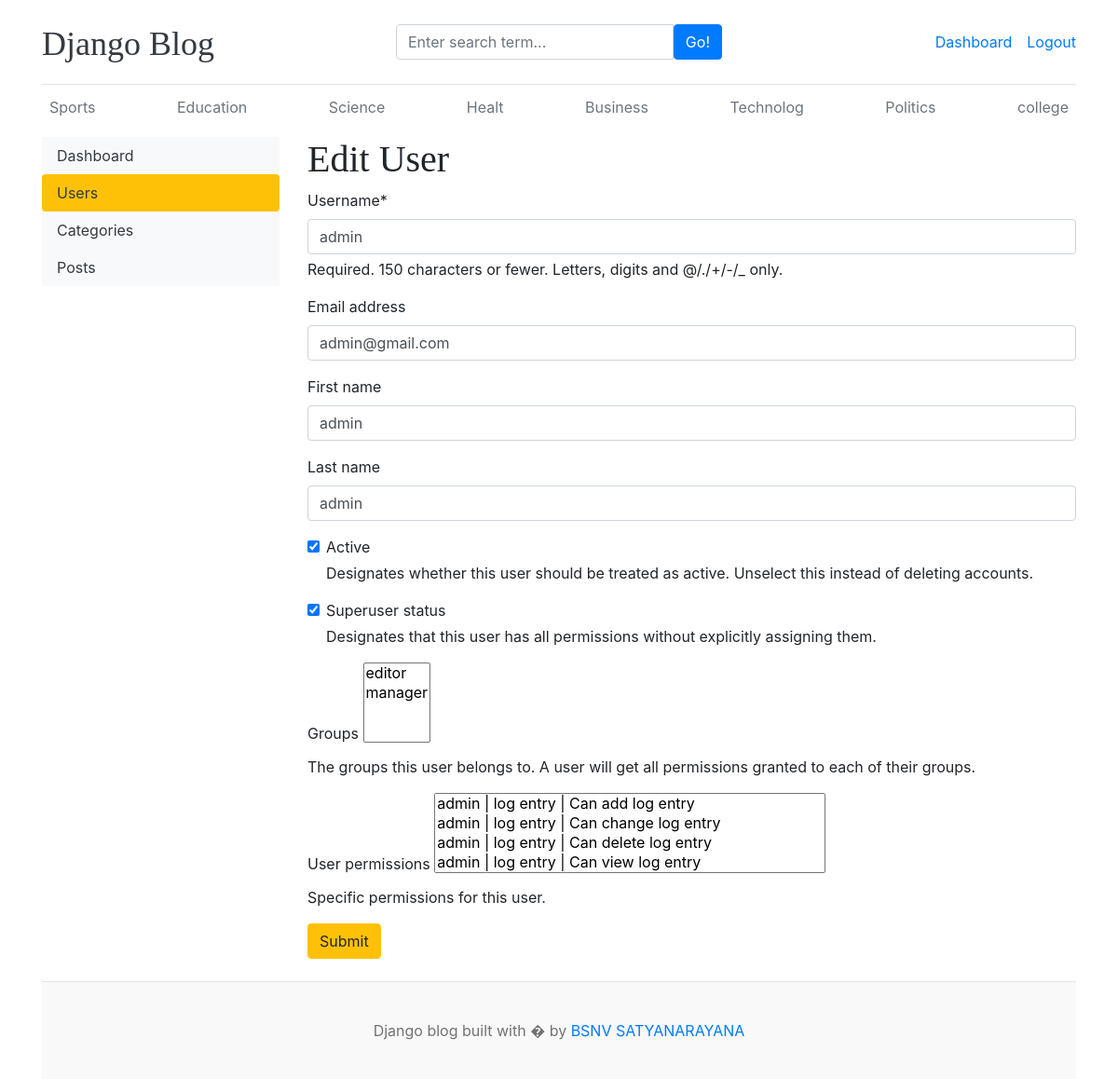
The page /dashboard/users/edit/1/ (signed in) on the database its author committed.
### blog/models.py (models this page shows, shortened)
class Category(models.Model):
    category_name=models.CharField(max_length=50,unique=True)
    created_at=models.DateTimeField(auto_now_add=True)
    updated_at=models.DateTimeField(auto_now=True)
    class Meta:
        verbose_name_plural='categories'

### dashboards/views.py (the view)
# urls.py: path('users/edit/<int:pk>/',views.edit_user,name='edit_user'),
def edit_user(request,pk):
    user=get_object_or_404(User,pk=pk)
    if request.method=='POST':
        form=EditUserForm(request.POST,instance=user)
        if form.is_valid():
            form.save()
            return redirect('users')
    form=EditUserForm(instance=user)
    context={
        'form':form,
    }
    return render(request,'dashboard/edit_user.html',context)

### dashboards/forms.py
class EditUserForm(forms.ModelForm):
    class Meta:
        model=User
        fields=('username','email','first_name','last_name','is_active','is_superuser','groups','user_permissions')

### blog/context_processors.py (called while the page is built)
def get_categories(request):
    categories=Category.objects.all()
    return dict(categories=categories)

def get_social_links(request):
    social_links=SocialLink.objects.all()
    return dict(social_links=social_links)

### templates/dashboard/edit_user.html (shortened to what this page needs)
{% extends 'base.html' %}
{% block content %}
{% load crispy_forms_tags %}
  <div class="row">
    {% include 'dashboard/sidebar.html' %}
    <div class="col-md-9">
       {% if perms.auth.add_user%}
      <h1>Edit User</h1>
      <form action="" method="POST">
       {{form | crispy}}
      <button type="submit" class="btn btn-warning">Submit</button>
      </form>
      <br>
      {% else %}
      <h5>You donot have permissions to view this page</h5>
      {% endif %}
    </div>
  </div>
{% endblock %}

### templates/base.html (shortened to what this page needs)
{% load static %}
<!DOCTYPE html>
<html lang="en">
<head>
    <link href="https://getbootstrap.com/docs/4.0/dist/css/bootstrap.min.css" rel="stylesheet">
    <link href="{% static 'css/blog.css' %}" rel="stylesheet">
    <link rel="stylesheet" href="https://cdnjs.cloudflare.com/ajax/libs/font-awesome/4.7.0/css/font-awesome.min.css">
  </head>
<body>
    <div class="container">
      <header class="blog-header py-3">
        <div class="row flex-nowrap justify-content-between align-items-center">
          <div class="col-4 pt-1">
            <a class="blog-header-logo text-dark" href="/">Django Blog</a>
          </div>
          <div class="col-4">
             <form action="{% url 'search' %}" method="GET">
              <div class="input-group">
                <input class="form-control" type="text" name="keyword" value="{{keyword}}" placeholder="Enter search term..." aria-label="Enter search term..." aria-describedby="button-search" />
                <button type="submit" class="btn btn-primary" id="button-search" type="button">Go!</button>
            </div>
             </form>
          </div>
          <div class="col-4 d-flex justify-content-end align-items-center">
            {% if not user.is_authenticated %}
            <a class="btn btn-sm btn-warning" href="{% url 'login' %}">Login</a> &nbsp;
            <a class="btn btn-sm btn-outline-secondary" href="{% url 'register' %}">Register</a>
          </div>
            {% else %}
            <span><a href="{% url 'dashboard' %}">Dashboard</a></span>
            <span><a href="{% url 'logout' %}">Logout</a></span>
            {% endif %}
        </div>
      </header>
      <div class="nav-scroller py-1 mb-2">
        <nav class="nav d-flex justify-content-between">
          {% for cat in categories %}
          <a class="p-2 text-muted" href="{% url 'posts_by_category' cat.id %}">{{cat.category_name}}</a>
          {% endfor %}
        </nav>
      </div>
{% block content %}
{% endblock  %}
<footer class="blog-footer">
    <p>Django blog built with � by <a href="#">BSNV SATYANARAYANA</a></p>
  </footer>
  </body>
  </html>

### project1/static/css/blog.css (style rules this page uses)
.blog-header { border-bottom: 1px solid #e5e5e5; }
.blog-header-logo { font-family: "Playfair Display", Georgia, "Times New Roman", serif; font-size: 2.25rem; }
h1, h2, h3, h4, h5, h6 { font-family: "Playfair Display", Georgia, "Times New Roman", serif; }
.blog-footer { padding: 2.5rem 0; color: #727272; text-align: center; background-color: #f9f9f9; border-top: .05rem solid #e5e5e5; }
.blog-footer p:last-child { margin-bottom: 0; }

### rows shown on the page
Category: category_name "Sports"
Category: category_name "Education"
Category: category_name "Science"
Category: category_name "Healt"
Category: category_name "Business"
Category: category_name "Technolog"
Category: category_name "Politics"
Category: category_name "college"
